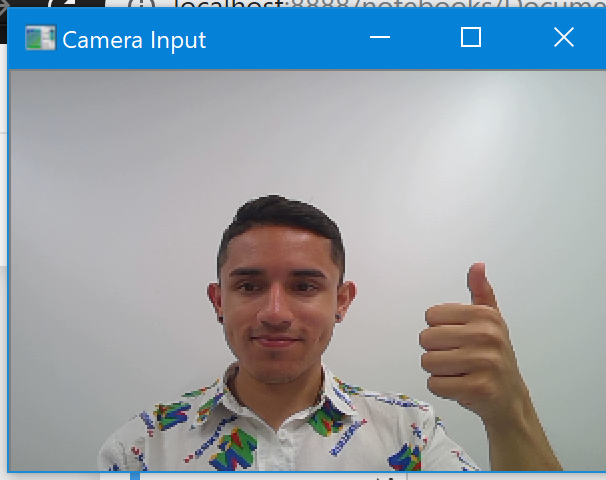
#> input picture 08Hand-Gesture-Recognition-Contures/media/checkpoint1.PNG, 606 x 480 px, given in place of the camera
$ python checkpoint3.py
#> lines starting #> are read from the running program, lines starting #| are printed output that depends on the picture
#!/usr/bin/env python
# coding: utf-8

# # Python Hand Gesture Recognition (Checkpoint 3)

# This checkpoint is at the end of Objective 3.
#
# At this point, your code should be able to average the backgrounds, segmented the current frame to separate the object from the region of interest, and display it for viewing.

# ### Header: Importing libraries and creating global variables

# In[1]:


import numpy as np
import cv2

# Hold the background frame for background subtraction.
background = None
# Hold the hand's PennFudanPed so all its details are in one place.
hand = None
# Variables to count how many frames have passed and to set the size of the window.
frames_elapsed = 0
FRAME_HEIGHT = 200
FRAME_WIDTH = 300
# Humans come in a ton of beautiful shades and colors.
# Try editing these if your program has trouble recognizing your skin tone.
CALIBRATION_TIME = 30
BG_WEIGHT = 0.5
OBJ_THRESHOLD = 20


# ### HandData: A class to hold all the hand's details and flags

# In[2]:


class HandData:
    top = (0,0)
    bottom = (0,0)
    left = (0,0)
    right = (0,0)
    centerX = 0
    prevCenterX = 0
    isInFrame = False
    isWaving = False
    fingers = None

    def __init__(self, top, bottom, left, right, centerX):
        self.top = top
        self.bottom = bottom
        self.left = left
        self.right = right
        self.centerX = centerX
        self.prevCenterX = 0
        isInFrame = False
        isWaving = False

    def update(self, top, bottom, left, right):
        self.top = top
        self.bottom = bottom
        self.left = left
        self.right = right


# ### write_on_image(): Write info related to the hand gesture and outline the region of interest

# In[3]:


# Here we take the current frame, the number of frames elapsed, and how many fingers we've detected
# so we can print on the screen which gesture is happening (or if the camera is calibrating).
def write_on_image(frame):
    text = "Searching..."

    if frames_elapsed < CALIBRATION_TIME:
        text = "Calibrating..."
    elif hand == None or hand.isInFrame == False:
        text = "No hand detected"
    else:
        if hand.isWaving:
            text = "Waving"
        elif hand.fingers == 0:
            text = "Rock"
        elif hand.fingers == 1:
            text = "Pointing"
        elif hand.fingers == 2:
            text = "Scissors"

    cv2.putText(frame, text, (10,20), cv2.FONT_HERSHEY_COMPLEX, 0.4,( 0 , 0 , 0 ),2,cv2.LINE_AA)
    cv2.putText(frame, text, (10,20), cv2.FONT_HERSHEY_COMPLEX, 0.4,(255,255,255),1,cv2.LINE_AA)

    # Highlight the region of interest.
    cv2.rectangle(frame, (region_left, region_top), (region_right, region_bottom), (255,255,255), 2)


# ### get_region(): Separate the region of interest and preps it for edge detection

# In[4]:


def get_region(frame):
    # Separate the region of interest from the rest of the frame.
    region = frame[region_top:region_bottom, region_left:region_right]
    # Make it grayscale so we can detect the edges more easily.
    region = cv2.cvtColor(region, cv2.COLOR_BGR2GRAY)
    # Use a Gaussian blur to prevent frame noise from being labeled as an edge.
    region = cv2.GaussianBlur(region, (5,5), 0)

    return region


# ### get_average(): Create a weighted average of the background for image differencing

# In[5]:


def get_average(region):
    # We have to use the global keyword because we want to edit the global variable.
    global background
    # If we haven't captured the background yet, make the current region the background.
    if background is None:
        background = region.copy().astype("float")
        return
    # Otherwise, add this captured frame to the average of the backgrounds.
    cv2.accumulateWeighted(region, background, BG_WEIGHT)


# ### segment(): Use image differencing to separate the hand from the background

# In[6]:


# Here we use differencing to separate the background from the object of interest.
def segment(region):
    global hand
    # Find the absolute difference between the background and the current frame.
    diff = cv2.absdiff(background.astype(np.uint8), region)

    # Threshold that region with a strict 0 or 1 ruling so only the foreground remains.
    thresholded_region = cv2.threshold(diff, OBJ_THRESHOLD, 255, cv2.THRESH_BINARY)[1]

    # Get the contours of the region, which will return an outline of the hand.
    contours, _ = cv2.findContours(thresholded_region.copy(), cv2.RETR_EXTERNAL, cv2.CHAIN_APPROX_SIMPLE)

    # If we didn't get anything, there's no hand.
    if len(contours) == 0:
        if hand is not None:
            hand.isInFrame = False
        return
    # Otherwise return a tuple of the filled hand (thresholded_region), along with the outline (segmented_region).
    else:
        if hand is not None:
            hand.isInFrame = True
        segmented_region = max(contours, key = cv2.contourArea)
        return (thresholded_region, segmented_region)


# ### Main function: Get input from camera and call functions to understand it

# In[14]:


# Our region of interest will be the top right part of the frame.
region_top = 0
region_bottom = int(2 * FRAME_HEIGHT / 3)
region_left = 0
region_right = int(FRAME_WIDTH / 2)

frames_elapsed = 0

capture = cv2.VideoCapture(0)

while (True):
    # Store the frame from the video capture and resize it to the window size.
    ret, frame = capture.read()
#> frame is the input picture: shape (480, 606, 3); mean B, G, R 169.8, 160.4, 148
    frame = cv2.resize(frame, (FRAME_WIDTH, FRAME_HEIGHT))
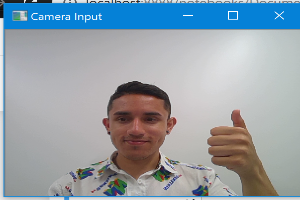
#> frame: shape (200, 300, 3); mean B, G, R 169.8, 160.3, 147.8
    # Flip the frame over the vertical axis so that it works like a mirror, which is more intuitive to the user.
    # frame = cv2.flip(frame, 1)

    # Separate the region of interest and prep it for edge detection.
    region = get_region(frame)
#> in get_region, `region = frame[region_top:region_bottom, region_left:region_right]`:
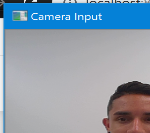
#> region: shape (133, 150, 3); mean B, G, R 173.1, 156.3, 138
#> in get_region, `region = cv2.cvtColor(region, cv2.COLOR_BGR2GRAY)`:
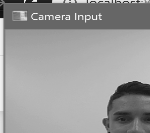
#> region: shape (133, 150); min 11, max 254, mean 152.7
#> in get_region, `region = cv2.GaussianBlur(region, (5,5), 0)`:
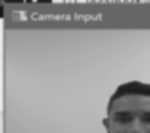
#> region: shape (133, 150); min 19, max 235, mean 152.7
    if frames_elapsed < CALIBRATION_TIME:
        get_average(region)
    else:
        region_pair = segment(region)
        if region_pair is not None:
            # If we have the regions segmented successfully, show them in another window for the user.
            (thresholded_region, segmented_region) = region_pair
            cv2.drawContours(region, [segmented_region], -1, (255, 255, 255))
            cv2.imshow("Segmented Image", region)

    # Write the action the hand is doing on the screen, and draw the region of interest.
    write_on_image(frame)
#> in write_on_image, `cv2.rectangle(frame, (region_left, region_top), (region_right, region_..`:
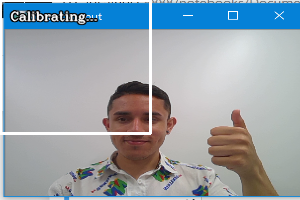
#> frame: shape (200, 300, 3); mean B, G, R 170.7, 162.1, 150.8
    # Show the previously captured frame.
    cv2.imshow("Camera Input", frame)
    frames_elapsed += 1
    # Check if user wants to exit.
    if (cv2.waitKey(1) & 0xFF == ord('x')):
#> (key x is pressed here)
        break

# When we exit the loop, we have to stop the capture too.
capture.release()
cv2.destroyAllWindows()


# In[ ]:

$ run again, on 08Hand-Gesture-Recognition-Contures/media/checkpoint2.PNG
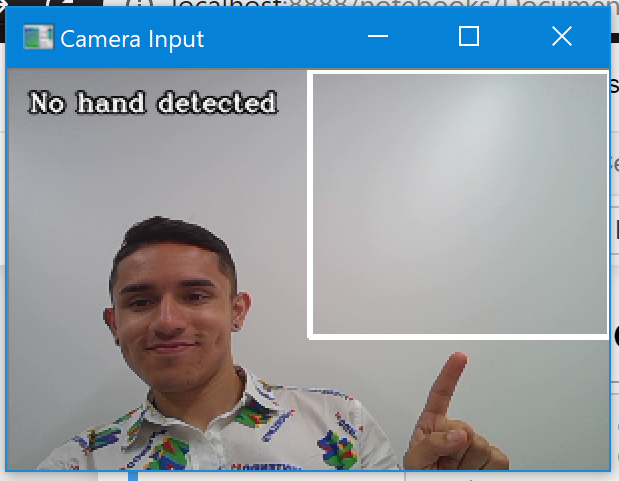
#> input picture 08Hand-Gesture-Recognition-Contures/media/checkpoint2.PNG, 619 x 481 px, given in place of the camera
#> frame is the input picture: shape (481, 619, 3); mean B, G, R 166.7, 156.4, 142.8
#> in get_region, `region = cv2.GaussianBlur(region, (5,5), 0)`:
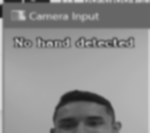
#> region: shape (133, 150); min 24, max 219, mean 141.8
#> in write_on_image, `cv2.rectangle(frame, (region_left, region_top), (region_right, region_..`:
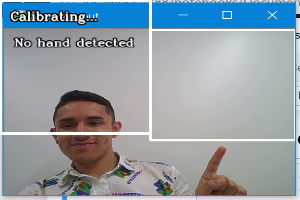
#> frame: shape (200, 300, 3); mean B, G, R 166.9, 157.8, 145.7

$ run again, on 08Hand-Gesture-Recognition-Contures/media/checkpoint3.PNG
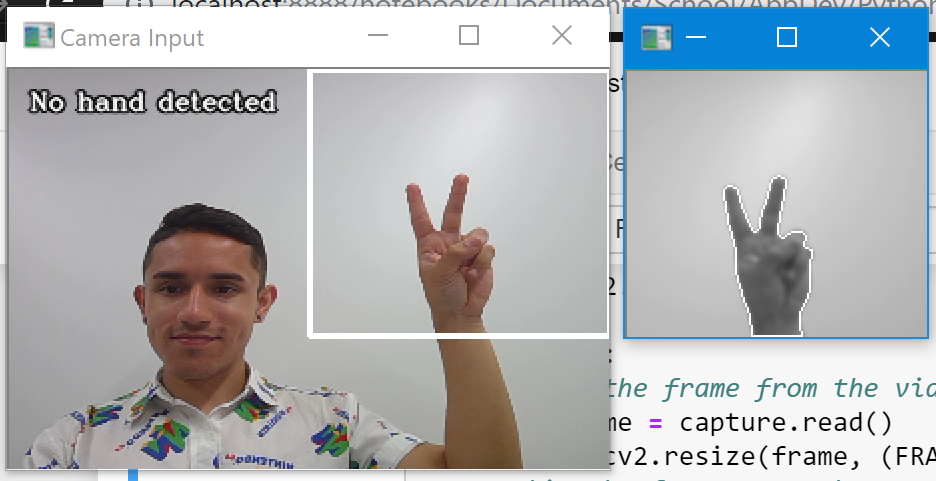
#> input picture 08Hand-Gesture-Recognition-Contures/media/checkpoint3.PNG, 936 x 481 px, given in place of the camera
#> frame is the input picture: shape (481, 936, 3); mean B, G, R 184.5, 181.7, 178.6
#> in get_region, `region = cv2.GaussianBlur(region, (5,5), 0)`:
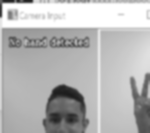
#> region: shape (133, 150); min 28, max 255, mean 182.2
#> in write_on_image, `cv2.rectangle(frame, (region_left, region_top), (region_right, region_..`:
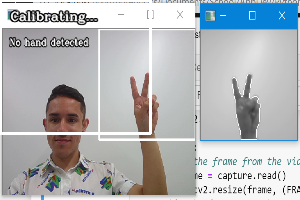
#> frame: shape (200, 300, 3); mean B, G, R 184.6, 181.7, 178.5

$ run again, on 08Hand-Gesture-Recognition-Contures/media/checkpoint4.PNG
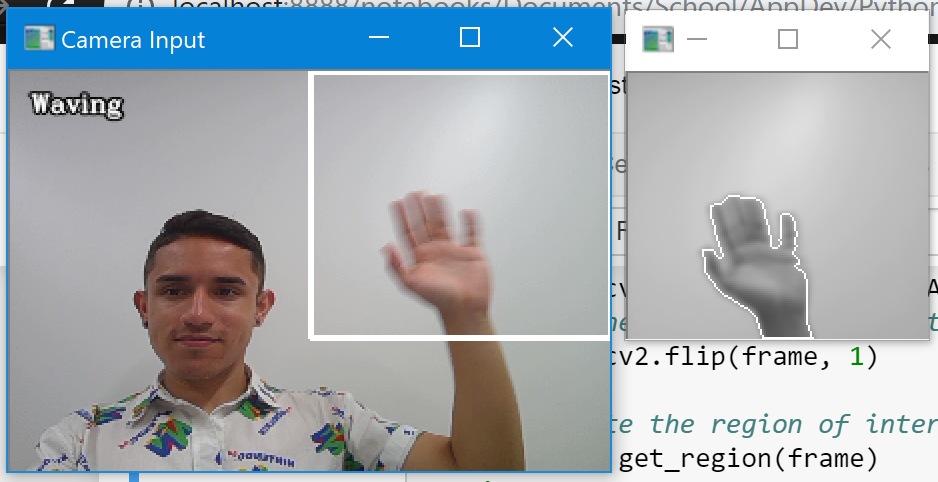
#> input picture 08Hand-Gesture-Recognition-Contures/media/checkpoint4.PNG, 938 x 482 px, given in place of the camera
#> frame is the input picture: shape (482, 938, 3); mean B, G, R 181.7, 175.2, 166.9
#> in get_region, `region = cv2.GaussianBlur(region, (5,5), 0)`:
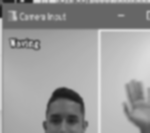
#> region: shape (133, 150); min 27, max 227, mean 155.2
#> in write_on_image, `cv2.rectangle(frame, (region_left, region_top), (region_right, region_..`:
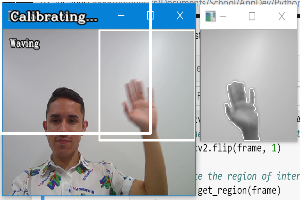
#> frame: shape (200, 300, 3); mean B, G, R 182.3, 176.8, 169.8
